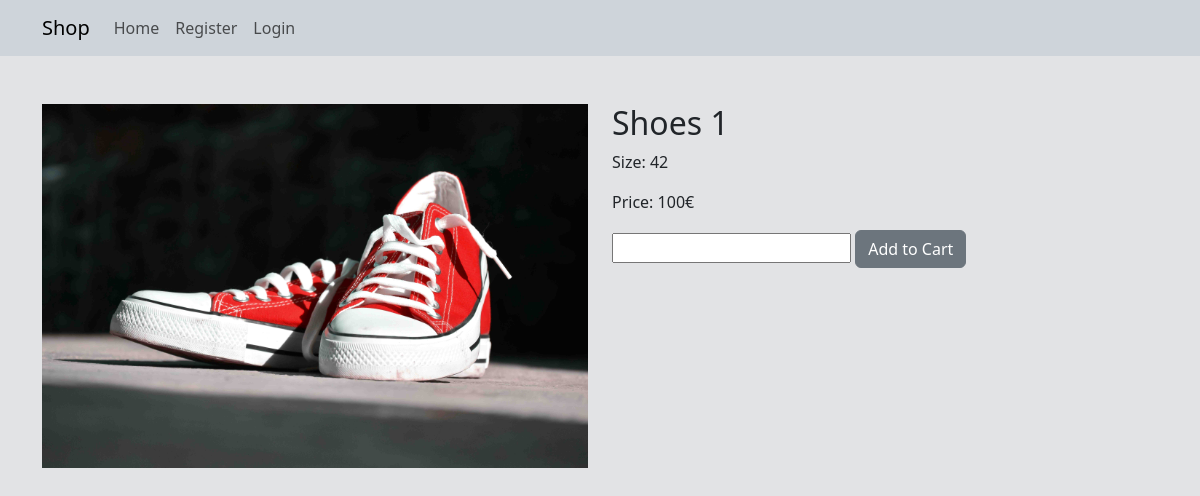
Screenshot of /product.php?product_id=8 with the database file from the repository.
### tables this page shows
CREATE TABLE `products` (
  `product_id` int(11) NOT NULL,
  `name` varchar(255) NOT NULL,
  `price` varchar(255) NOT NULL,
  `size` varchar(255) NOT NULL,
  `image` varchar(255) NOT NULL,
  `created_at` datetime NOT NULL DEFAULT current_timestamp()
);

### app/classes/Product.php (called while the page is built, shortened)
<?php
class Product {
    protected $conn;
    public function __construct() {
        global $conn;
        $this->conn = $conn;
    }
    public function read($product_id) {
        $stmt = $this->conn->prepare("SELECT * FROM products WHERE product_id=?");
        $stmt->bind_param("i", $product_id);
        $stmt->execute();
        $result = $stmt->get_result();
        return $result->fetch_assoc();
    }
}

### product.php (the view, shortened to what this page needs)
<?php
require_once "includes/header.php";
require_once "app/classes/Product.php";
$product = new Product();
$product = $product->read($_GET['product_id']);
?>
<div class="row">
    <div class="col-lg-6">
        <img src="public/product_images/<?php echo $product['image']; ?>" class="img-fluid">
    </div>
    <div class="col-lg-6">
        <h2><?php echo $product['name']; ?></h2>
        <p>Size: <?php echo $product['size']; ?></p>
        <p>Price: <?php echo $product['price']; ?>€</p>
        <form action="" method="post">
            <input type="number" min="0" name="quantity">
            <button type="submit" class="btn btn-secondary">Add to Cart</button>
        </form>
    </div>
</div>
<?php
require_once "includes/footer.php";
?>

### rows the page displays
products: image (picture), name "Shoes 1", size "42", price "100"
